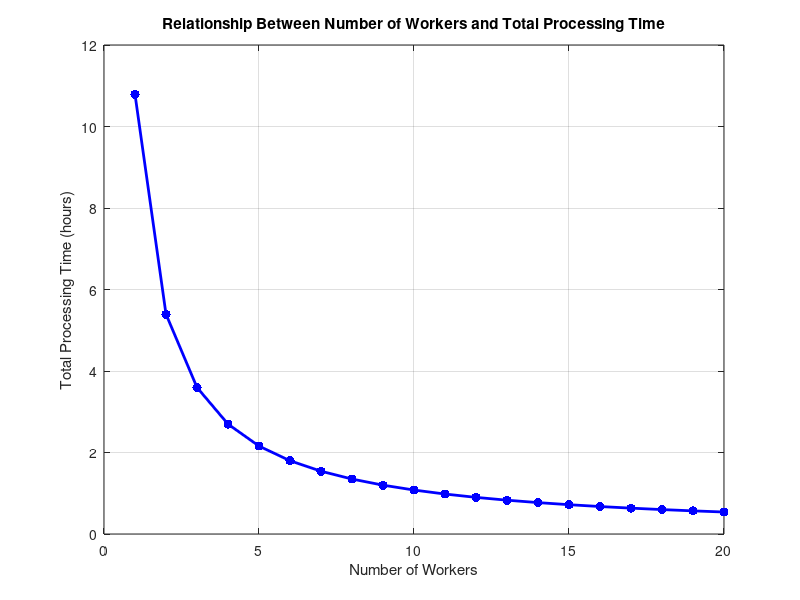
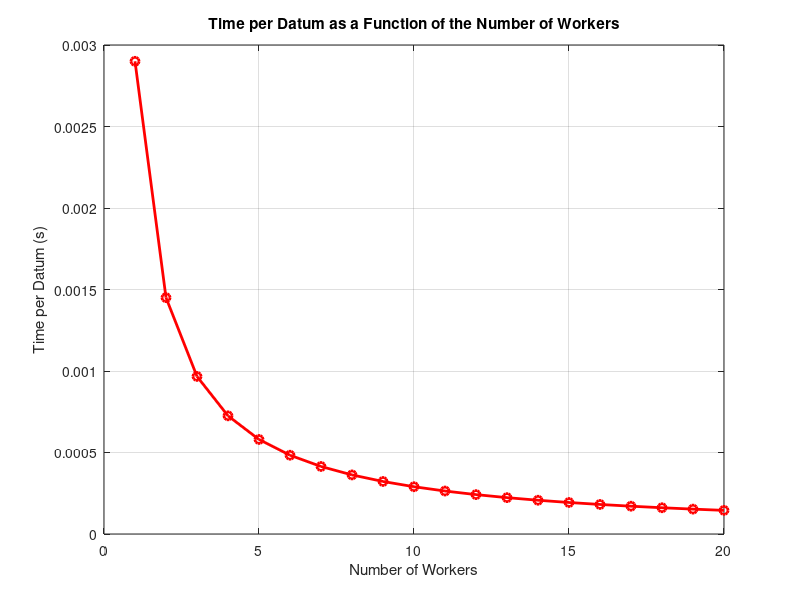

Here is the MATLAB script that generated these plots, in order:
% Total data
total_data = 6945100;

% Processing time for 50,000 data points with 4 workers in my pc
data_points = 50000;
workers = 4;
processing_time = 69.9

% Processing speed and time for all data points
processing_speed = (data_points / processing_time) / workers;
total_processing_time = total_data / (processing_speed * workers);

% Range of workers to plot
num_workers = 1:20;

% Calculate processing time for each number of workers
processing_times = total_data ./ (processing_speed * num_workers) /3600;

% Plot the results
plot(num_workers, processing_times, 'b.-', 'LineWidth', 2, 'MarkerSize', 20);
xlabel('Number of Workers');
ylabel('Total Processing Time (hours)');
title('Relationship Between Number of Workers and Total Processing Time');
grid on;

figure(2)
% Constants
total_data = 277804 * 25;
subset_data = 10000;
subset_time = 29;
total_time = subset_time * (total_data / subset_data);

% Processing speed
processing_speed = (subset_data / subset_time);
 
% Time per datum as a function of the number of workers
num_workers = 1:20;
time_per_datum = (total_time ./ total_data) ./ num_workers;

% Plot the results
plot(num_workers, time_per_datum, 'r-o', 'LineWidth', 2)
xlabel('Number of Workers')
ylabel('Time per Datum (s)')
title('Time per Datum as a Function of the Number of Workers')
grid on